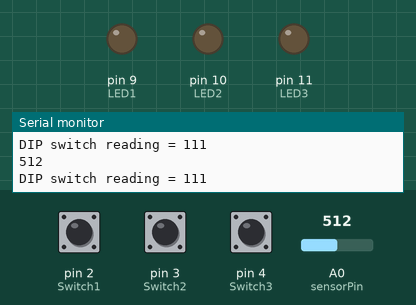
This sketch was run on a simulated Arduino Uno, built with avr-gcc and run on an emulated ATmega328P. Parts: output pins drawn as LEDs (lit = HIGH), the last lines printed to the serial monitor. The test bench sets the inputs (shaded band); at power-on: A0 (sensorPin) = 512, pin 2 (Switch1) HIGH, pin 3 (Switch2) HIGH, pin 4 (Switch3) HIGH.

Above: at 1.2 s.
1.3 s: A0 (sensorPin) set to 487
At 2.3 s:
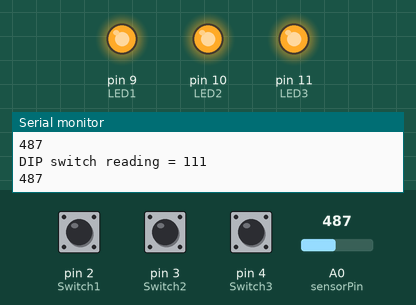
2.8 s: A0 (sensorPin) set to 511
At 3.8 s:
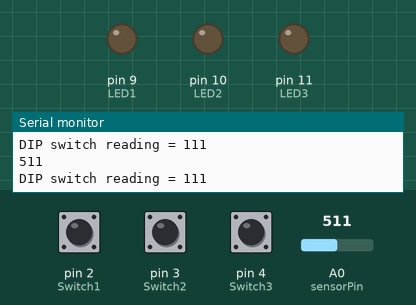
12.9 s: A0 (sensorPin) set to 306
At 13.4 s:
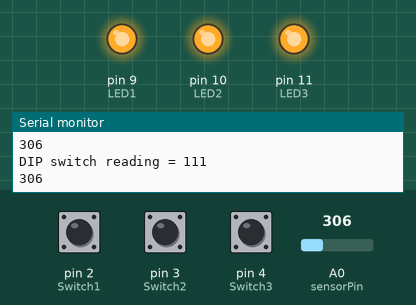
Timing chart, 0 to 15.9 s (numbered marks = the images above; inputs shaded):
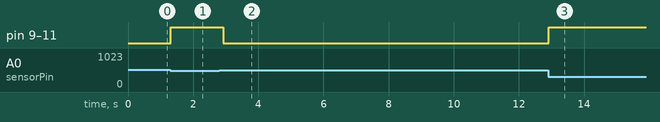

Measured:
- the behaviour switches between 500 and 499 on A0 (sensorPin) (found by bisection; images 0 and 1)
- after the input at 1.3 s, pin 9 (LED1), pin 10 (LED2), pin 11 (LED3): LOW → HIGH at once
- after the input at 2.8 s, pin 9 (LED1), pin 10 (LED2), pin 11 (LED3): HIGH → LOW after 0.12 s
- after the input at 12.9 s, pin 9 (LED1), pin 10 (LED2), pin 11 (LED3): LOW → HIGH at once

The sketch:

202-Night-Light-With-LEDs-Step1.ino
```cpp
/* Project 202 - Night light with LEDs - STEP 1
Use the photoresistor and 3 LEDs to create a night light. Control with the DIP switch
a)	Basic version which switches all LEDs on when the main light in a room goes off. Switch on using Switch 1
*/

// These variables are used to show how the devices are connected to the HERO pins
int sensorPin = A0; // select the "analog zero" input pin for probing the photoresistor

// Set up the DIP switches
const int Switch1 = 2;     // Switch 1 of our DIP switch is attached to pin 2
const int Switch2 = 3;     // Switch 2 of our DIP switch is attached to pin 3
const int Switch3 = 4;     // Switch 3 of our DIP switch is attached to pin 4

// This shows how the LEDs are connected to the HERO pins
const int LED1 = 9;
const int LED2 = 10;
const int LED3 = 11;

// These variables must be set to zero before the loop() function is run
int sensorValue = 0; // variable that we'll use to store the value reading from the sensor

/* These two values must be input by the programmer and will vary according to your ambient
light conditions. When the program is uploaded to the HERO board, you must select the serial
monitor and read the sensor value that is printed to the screen when your light is off.
Take this value and copy it below for the sensorLowValue
Next, turn the light on - perhaps a lamp which is on the desk when you are working on your project.
Read the new value on the serial monitor and copy it below for the sensorHighValue.
This is used to callibrate your project for your current light conditions.
*/
const int sensorLowValue = 487; // This is the lowest reading with the light off
const int sensorHighValue = 793; // This is the highest reading when light is on
const int sensorSwitchValue = 500; // Set this value at a value higher than the sensorLowValue, at a level you want the nighlight LEDs to come on

void setup() {

  Serial.begin(9600); // This is used to set up the serial monitor

  // Set up the DIP switches as inputs
  pinMode(Switch1, INPUT);
  pinMode(Switch2, INPUT);
  pinMode(Switch3, INPUT);

  // Set up the LEDs as outputs
  pinMode(LED1, OUTPUT);
  pinMode(LED2, OUTPUT);
  pinMode(LED3, OUTPUT);

  // Set up the Photoresistor sensor pin as an input
  pinMode(sensorPin, INPUT);
}

void loop() {

  // Read the DIP switch values and print them out to the monitor to check them
  int sw1 = digitalRead(Switch1);
  int sw2 = digitalRead(Switch2);
  int sw3 = digitalRead(Switch3);
  Serial.print("DIP switch reading = ");
  Serial.print(sw1);
  Serial.print(sw2);
  Serial.println(sw3);

  // Test to see if all switches are off and turn all LEDs off and cause a short delay if they are
  if (sw1==0 && sw2==0 & sw3==0){
    digitalWrite(LED1, LOW);
    digitalWrite(LED2, LOW);
    digitalWrite(LED3, LOW);
    delay(100);
  }
  else if (sw1 == 1) {  // If switch 1 is turned on
    // Read the analog sensor value and send it to serial monitor
    sensorValue = analogRead(sensorPin);

    /*Read the analog sensor value and send it to the serial monitor and make a note of
    the lowest and highest reading in order to callibrate your display */
    Serial.println(sensorValue);

    // Determine if the sensorValue is higher than the sensorSwitchValue
    if (sensorValue >= sensorSwitchValue) {  // turn the LEDs off
      digitalWrite(LED1, LOW);
      digitalWrite(LED2, LOW);
      digitalWrite(LED3, LOW);
    }
    else {                        // turn the LEDs on
      digitalWrite(LED1, HIGH);
      digitalWrite(LED2, HIGH);
      digitalWrite(LED3, HIGH);
      delay(200);
    }
  }
}
```
